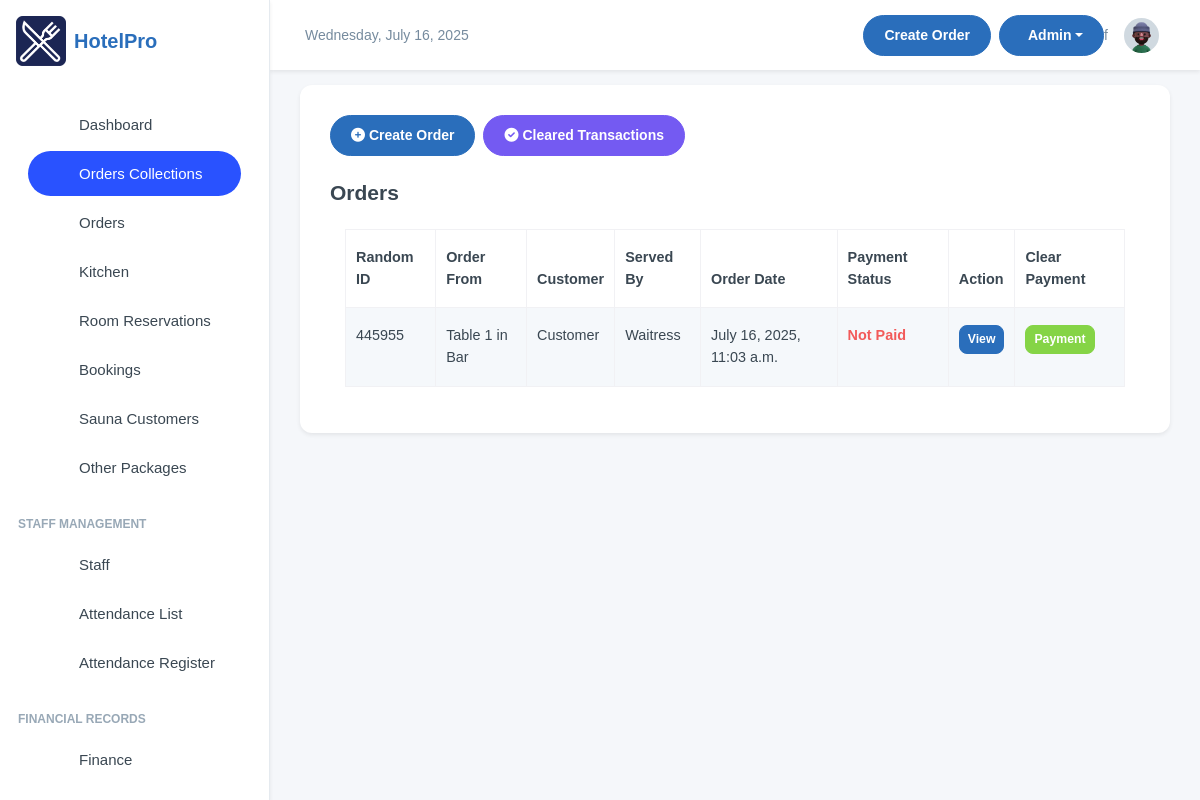
Screenshot of /manager/orders_transactions/ (signed in) with the database file from the repository.
### inventory/models.py (models this page shows, shortened)
class OrderTransaction(models.Model):
    pay_mode = (
        ("NO PAYMENT", "NO PAYMENT"),
        ("CASH", "CASH"),
        ("MOMO PAY", "MOMO PAY"),
        ("AIRTEL PAY", "AIRTEL PAY"),
        ("INVOICE", "INVOICE"),
        ("ON ACCOMMODATION", "ON ACCOMMODATION"),
    )
    random_id = models.CharField(max_length=6, unique=True, editable=False, default=generate_random_id)
    customer_name = models.CharField(max_length=255, blank=True, null=True, default="Customer")
    served_by = models.CharField(
        max_length=255, blank=True, null=True, default="Waitress")
    dining_area = models.ForeignKey(DiningArea, on_delete=models.SET_NULL, null=True, blank=True)
    table = models.ForeignKey(Table, on_delete=models.SET_NULL, null=True, blank=True )
    special_notes = models.TextField(default="Null")
    created = models.DateTimeField(default=now, blank=True, null=True)
    payment_mode = models.CharField(default="NO PAYMENT", max_length=50, choices=pay_mode)
    transaction_id = models.CharField(blank=True, null=True, max_length=100, help_text="Transaction ID / Invoice Number")
    created_by = models.ForeignKey(User, on_delete=models.SET_NULL, null=True, blank=True)
    updated = models.DateField(auto_now=True, blank=True, null=True)
    class Meta:
        ordering = ['-created']

class Table(models.Model):
    table_number = models.IntegerField()
    dining_area = models.ForeignKey(DiningArea, on_delete=models.CASCADE, related_name='tables')
    capacity = models.IntegerField()  # Number of seats at the table
    is_available = models.BooleanField(default=True)
    def __str__(self):
        return f"Table {self.table_number} in {self.dining_area.name}"

class DiningArea(models.Model):
    name = models.CharField(max_length=255)
    description = models.TextField(blank=True, null=True)

### inventory/views.py (the view)
# urls.py: path('orders_transactions/', views.orderTransactions, name='order_transactions'),
@login_required
def orderTransactions(request):
    orders_list = OrderTransaction.objects.filter(payment_mode="NO PAYMENT").order_by('-updated', '-id')
    page = request.GET.get('page')
    orders_page = Paginator(orders_list, 10).get_page(page)
    return render(request, "ordertransactions.html", {"orders_list": orders_page})

### inventory/templates/ordertransactions.html (shortened to what this page needs)
{% extends 'base.html' %}
{% block content %}
<div class="card">
    <div class="card-body">
        <div class="d-flex flex-wrap justify-content-between align-items-center mb-4">
            <div class="d-flex flex-wrap gap-2 mb-3 mb-md-0">
                <a href="/manager/add-order/" class="btn btn-primary">
                    <i class="fas fa-plus-circle"></i> Create Order
                </a>
                <a href="/manager/cleared_transactions/" class="btn btn-info">
                    <i class="fas fa-check-circle"></i> Cleared Transactions
                </a>
            </div>
        </div>
        <h4 class="fw-semibold mb-2">Orders</h4>
        <div class="container mt-2">
            <table class="table table-striped table-bordered">
                <thead class="bg-dark text-light">
                    <tr>
                        <th>Random ID</th>
                        <th>Order From</th>
                        <th>Customer</th>
                        <th>Served By</th>
                        <th>Order Date</th>
                        <th>Payment Status</th>
                        <th>Action</th>
                        <th>Clear Payment</th>
                    </tr>
                </thead>
                <tbody>
                    {% for order in orders_list %}
                    {% if order.payment_mode == "NO PAYMENT" or order.payment_mode == "ON ACCOMMODATION" %}
                    <tr>
                        <td>{{ order.random_id }}</td>
                        <td>{{ order.table }}</td>
                        <td>{{ order.customer_name }}</td>
                        <td>{{ order.served_by }}</td>
                        <td>{{ order.created }}</td>
                        <td class="text-danger fw-semibold">Not Paid</td>
                        <td>
                            <a href="/manager/orders_transactions/{{ order.id }}"
                                class="btn btn-primary btn-sm">View</a>
                        </td>
                        <td>
                            <button class="btn btn-success btn-sm" data-toggle="modal" data-target="#paymentModal"
                                data-order-id="{{ order.id }}" data-random-id="{{ order.random_id }}">
                                Payment
                            </button>
                        </td>
                    </tr>
                    {% endif %}
                    {% endfor %}
                </tbody>
            </table>
        </div>
    </div>
</div>
{% endblock content %}

### templates/base.html (style rules this page uses)
:root { --primary-color: #2A6EBB; --secondary-color: #F8F9FA; --accent-color: #FFD700; --text-color: #333333; --success-color: #28a745; --danger-color: #dc3545; --warning-color: #ffc107; --info-color: #17a2b8; }
body { font-family: 'Poppins', sans-serif; background-color: #f5f7fa; }
.btn-primary { background-color: var(--primary-color); border-color: var(--primary-color); }
.card { border-radius: 0.75rem; border: none; box-shadow: 0 0.125rem 0.25rem rgba(0, 0, 0, 0.075); transition: transform 0.2s ease-in-out, box-shadow 0.2s ease-in-out; }

### inventory/templates/ordertransactions.html (style rules this page uses)
table { font-size: .9rem; font-family: 'Arial', sans-serif; }

### rows the page displays
OrderTransaction: random_id "445955", table "Table 1 in Bar", customer_name "Customer", served_by "Waitress", created "July 16, 2025, 11:03 a.m."
